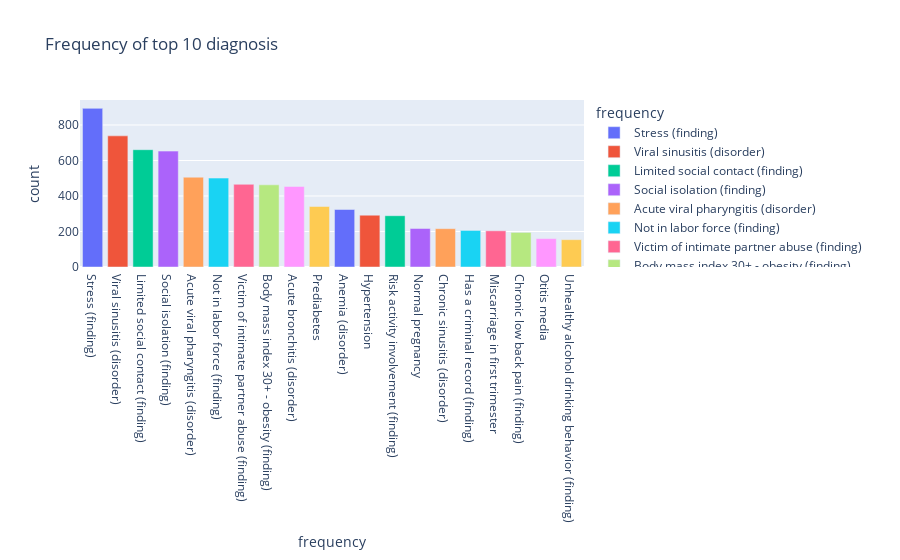

Here is the notebook cell this chart was saved with:
### Code cell
## frequency of certain diagnoses etc.
df_diag_freq = df_pat_cond[["PATIENT_ID","DESCRIPTION"]].drop_duplicates()["DESCRIPTION"].value_counts().reset_index().rename({"index":"Diagnosis","DESCRIPTION":"frequency"},axis=1).head(20)

fig = px.bar(df_diag_freq, x='frequency', y='count', title="Frequency of top 10 diagnosis",
             labels={'name': 'Diagnosis', 'frequency': 'frequency'},
             color='frequency', color_continuous_scale='Viridis')
fig.write_html("./output/data_visualization/top100diagfreq.html")
fig.show()

### Figure 1 — Plotly figure (JSON) as saved in the notebook; plotly's stock layout.template omitted (floating-point values rounded to 4 significant figures)
{"data": [{"alignmentgroup": "True", "hovertemplate": "frequency=%{x}<br>count=%{y}<extra></extra>", "legendgroup": "Stress (finding)", "marker": {"color": "#636efa", "pattern": {"shape": ""}}, "name": "Stress (finding)", "offsetgroup": "Stress (finding)", "orientation": "v", "showlegend": true, "textposition": "auto", "type": "bar", "x": ["Stress (finding)"], "xaxis": "x", "y": [894], "yaxis": "y"}, {"alignmentgroup": "True", "hovertemplate": "frequency=%{x}<br>count=%{y}<extra></extra>", "legendgroup": "Viral sinusitis (disorder)", "marker": {"color": "#EF553B", "pattern": {"shape": ""}}, "name": "Viral sinusitis (disorder)", "offsetgroup": "Viral sinusitis (disorder)", "orientation": "v", "showlegend": true, "textposition": "auto", "type": "bar", "x": ["Viral sinusitis (disorder)"], "xaxis": "x", "y": [739], "yaxis": "y"}, {"alignmentgroup": "True", "hovertemplate": "frequency=%{x}<br>count=%{y}<extra></extra>", "legendgroup": "Limited social contact (finding)", "marker": {"color": "#00cc96", "pattern": {"shape": ""}}, "name": "Limited social contact (finding)", "offsetgroup": "Limited social contact (finding)", "orientation": "v", "showlegend": true, "textposition": "auto", "type": "bar", "x": ["Limited social contact (finding)"], "xaxis": "x", "y": [661], "yaxis": "y"}, {"alignmentgroup": "True", "hovertemplate": "frequency=%{x}<br>count=%{y}<extra></extra>", "legendgroup": "Social isolation (finding)", "marker": {"color": "#ab63fa", "pattern": {"shape": ""}}, "name": "Social isolation (finding)", "offsetgroup": "Social isolation (finding)", "orientation": "v", "showlegend": true, "textposition": "auto", "type": "bar", "x": ["Social isolation (finding)"], "xaxis": "x", "y": [653], "yaxis": "y"}, {"alignmentgroup": "True", "hovertemplate": "frequency=%{x}<br>count=%{y}<extra></extra>", "legendgroup": "Acute viral pharyngitis (disorder)", "marker": {"color": "#FFA15A", "pattern": {"shape": ""}}, "name": "Acute viral pharyngitis (disorder)", "offsetgroup": "Acute viral pharyngitis (disorder)", "orientation": "v", "showlegend": true, "textposition": "auto", "type": "bar", "x": ["Acute viral pharyngitis (disorder)"], "xaxis": "x", "y": [506], "yaxis": "y"}, {"alignmentgroup": "True", "hovertemplate": "frequency=%{x}<br>count=%{y}<extra></extra>", "legendgroup": "Not in labor force (finding)", "marker": {"color": "#19d3f3", "pattern": {"shape": ""}}, "name": "Not in labor force (finding)", "offsetgroup": "Not in labor force (finding)", "orientation": "v", "showlegend": true, "textposition": "auto", "type": "bar", "x": ["Not in labor force (finding)"], "xaxis": "x", "y": [501], "yaxis": "y"}, {"alignmentgroup": "True", "hovertemplate": "frequency=%{x}<br>count=%{y}<extra></extra>", "legendgroup": "Victim of intimate partner abuse (finding)", "marker": {"color": "#FF6692", "pattern": {"shape": ""}}, "name": "Victim of intimate partner abuse (finding)", "offsetgroup": "Victim of intimate partner abuse (finding)", "orientation": "v", "showlegend": true, "textposition": "auto", "type": "bar", "x": ["Victim of intimate partner abuse (finding)"], "xaxis": "x", "y": [466], "yaxis": "y"}, {"alignmentgroup": "True", "hovertemplate": "frequency=%{x}<br>count=%{y}<extra></extra>", "legendgroup": "Body mass index 30+ - obesity (finding)", "marker": {"color": "#B6E880", "pattern": {"shape": ""}}, "name": "Body mass index 30+ - obesity (finding)", "offsetgroup": "Body mass index 30+ - obesity (finding)", "orientation": "v", "showlegend": true, "textposition": "auto", "type": "bar", "x": ["Body mass index 30+ - obesity (finding)"], "xaxis": "x", "y": [463], "yaxis": "y"}, {"alignmentgroup": "True", "hovertemplate": "frequency=%{x}<br>count=%{y}<extra></extra>", "legendgroup": "Acute bronchitis (disorder)", "marker": {"color": "#FF97FF", "pattern": {"shape": ""}}, "name": "Acute bronchitis (disorder)", "offsetgroup": "Acute bronchitis (disorder)", "orientation": "v", "showlegend": true, "textposition": "auto", "type": "bar", "x": ["Acute bronchitis (disorder)"], "xaxis": "x", "y": [454], "yaxis": "y"}, {"alignmentgroup": "True", "hovertemplate": "frequency=%{x}<br>count=%{y}<extra></extra>", "legendgroup": "Prediabetes", "marker": {"color": "#FECB52", "pattern": {"shape": ""}}, "name": "Prediabetes", "offsetgroup": "Prediabetes", "orientation": "v", "showlegend": true, "textposition": "auto", "type": "bar", "x": ["Prediabetes"], "xaxis": "x", "y": [341], "yaxis": "y"}, {"alignmentgroup": "True", "hovertemplate": "frequency=%{x}<br>count=%{y}<extra></extra>", "legendgroup": "Anemia (disorder)", "marker": {"color": "#636efa", "pattern": {"shape": ""}}, "name": "Anemia (disorder)", "offsetgroup": "Anemia (disorder)", "orientation": "v", "showlegend": true, "textposition": "auto", "type": "bar", "x": ["Anemia (disorder)"], "xaxis": "x", "y": [324], "yaxis": "y"}, {"alignmentgroup": "True", "hovertemplate": "frequency=%{x}<br>count=%{y}<extra></extra>", "legendgroup": "Hypertension", "marker": {"color": "#EF553B", "pattern": {"shape": ""}}, "name": "Hypertension", "offsetgroup": "Hypertension", "orientation": "v", "showlegend": true, "textposition": "auto", "type": "bar", "x": ["Hypertension"], "xaxis": "x", "y": [292], "yaxis": "y"}, {"alignmentgroup": "True", "hovertemplate": "frequency=%{x}<br>count=%{y}<extra></extra>", "legendgroup": "Risk activity involvement (finding)", "marker": {"color": "#00cc96", "pattern": {"shape": ""}}, "name": "Risk activity involvement (finding)", "offsetgroup": "Risk activity involvement (finding)", "orientation": "v", "showlegend": true, "textposition": "auto", "type": "bar", "x": ["Risk activity involvement (finding)"], "xaxis": "x", "y": [289], "yaxis": "y"}, {"alignmentgroup": "True", "hovertemplate": "frequency=%{x}<br>count=%{y}<extra></extra>", "legendgroup": "Normal pregnancy", "marker": {"color": "#ab63fa", "pattern": {"shape": ""}}, "name": "Normal pregnancy", "offsetgroup": "Normal pregnancy", "orientation": "v", "showlegend": true, "textposition": "auto", "type": "bar", "x": ["Normal pregnancy"], "xaxis": "x", "y": [217], "yaxis": "y"}, {"alignmentgroup": "True", "hovertemplate": "frequency=%{x}<br>count=%{y}<extra></extra>", "legendgroup": "Chronic sinusitis (disorder)", "marker": {"color": "#FFA15A", "pattern": {"shape": ""}}, "name": "Chronic sinusitis (disorder)", "offsetgroup": "Chronic sinusitis (disorder)", "orientation": "v", "showlegend": true, "textposition": "auto", "type": "bar", "x": ["Chronic sinusitis (disorder)"], "xaxis": "x", "y": [216], "yaxis": "y"}, {"alignmentgroup": "True", "hovertemplate": "frequency=%{x}<br>count=%{y}<extra></extra>", "legendgroup": "Has a criminal record (finding)", "marker": {"color": "#19d3f3", "pattern": {"shape": ""}}, "name": "Has a criminal record (finding)", "offsetgroup": "Has a criminal record (finding)", "orientation": "v", "showlegend": true, "textposition": "auto", "type": "bar", "x": ["Has a criminal record (finding)"], "xaxis": "x", "y": [206], "yaxis": "y"}, {"alignmentgroup": "True", "hovertemplate": "frequency=%{x}<br>count=%{y}<extra></extra>", "legendgroup": "Miscarriage in first trimester", "marker": {"color": "#FF6692", "pattern": {"shape": ""}}, "name": "Miscarriage in first trimester", "offsetgroup": "Miscarriage in first trimester", "orientation": "v", "showlegend": true, "textposition": "auto", "type": "bar", "x": ["Miscarriage in first trimester"], "xaxis": "x", "y": [204], "yaxis": "y"}, {"alignmentgroup": "True", "hovertemplate": "frequency=%{x}<br>count=%{y}<extra></extra>", "legendgroup": "Chronic low back pain (finding)", "marker": {"color": "#B6E880", "pattern": {"shape": ""}}, "name": "Chronic low back pain (finding)", "offsetgroup": "Chronic low back pain (finding)", "orientation": "v", "showlegend": true, "textposition": "auto", "type": "bar", "x": ["Chronic low back pain (finding)"], "xaxis": "x", "y": [195], "yaxis": "y"}, {"alignmentgroup": "True", "hovertemplate": "frequency=%{x}<br>count=%{y}<extra></extra>", "legendgroup": "Otitis media", "marker": {"color": "#FF97FF", "pattern": {"shape": ""}}, "name": "Otitis media", "offsetgroup": "Otitis media", "orientation": "v", "showlegend": true, "textposition": "auto", "type": "bar", "x": ["Otitis media"], "xaxis": "x", "y": [160], "yaxis": "y"}, {"alignmentgroup": "True", "hovertemplate": "frequency=%{x}<br>count=%{y}<extra></extra>", "legendgroup": "Unhealthy alcohol drinking behavior (finding)", "marker": {"color": "#FECB52", "pattern": {"shape": ""}}, "name": "Unhealthy alcohol drinking behavior (finding)", "offsetgroup": "Unhealthy alcohol drinking behavior (finding)", "orientation": "v", "showlegend": true, "textposition": "auto", "type": "bar", "x": ["Unhealthy alcohol drinking behavior (finding)"], "xaxis": "x", "y": [154], "yaxis": "y"}], "layout": {"autosize": true, "barmode": "relative", "legend": {"title": {"text": "frequency"}, "tracegroupgap": 0}, "title": {"text": "Frequency of top 10 diagnosis"}, "xaxis": {"anchor": "y", "autorange": true, "categoryarray": ["Stress (finding)", "Viral sinusitis (disorder)", "Limited social contact (finding)", "Social isolation (finding)", "Acute viral pharyngitis (disorder)", "Not in labor force (finding)", "Victim of intimate partner abuse (finding)", "Body mass index 30+ - obesity (finding)", "Acute bronchitis (disorder)", "Prediabetes", "Anemia (disorder)", "Hypertension", "Risk activity involvement (finding)", "Normal pregnancy", "Chronic sinusitis (disorder)", "Has a criminal record (finding)", "Miscarriage in first trimester", "Chronic low back pain (finding)", "Otitis media", "Unhealthy alcohol drinking behavior (finding)"], "categoryorder": "array", "domain": [0, 1], "range": [-0.5, 19.5], "title": {"text": "frequency"}, "type": "category"}, "yaxis": {"anchor": "x", "autorange": true, "domain": [0, 1], "range": [0, 941.1], "title": {"text": "count"}, "type": "linear"}}}
